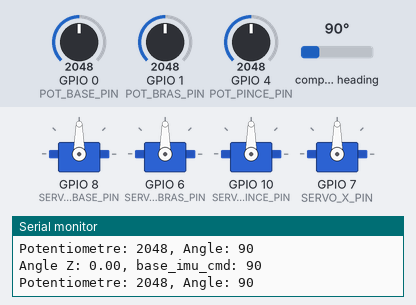
A sketch run on a simulated ESP32. Shown: 4 × servo, the last lines printed to the serial monitor. The inputs (shaded band) are chosen by the test bench; at power-on: GPIO 0 (POT_BASE_PIN) = 2048, GPIO 1 (POT_BRAS_PIN) = 2048, GPIO 4 (POT_PINCE_PIN) = 2048, compass heading 90°.

Above: at 3.7 s.
3.8 s: GPIO 0 (POT_BASE_PIN) set to 2866
At 4.5 s:
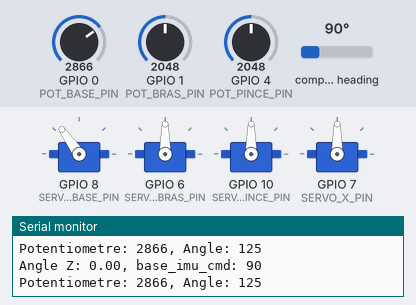
5.3 s: GPIO 1 (POT_BRAS_PIN) set to 2866
At 5.6 s:
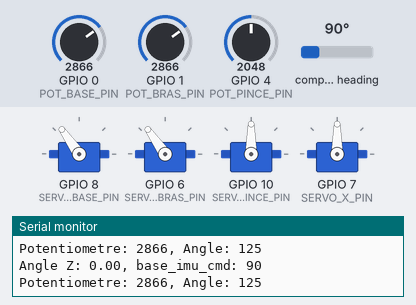
6.8 s: GPIO 4 (POT_PINCE_PIN) set to 2866
At 8.0 s:
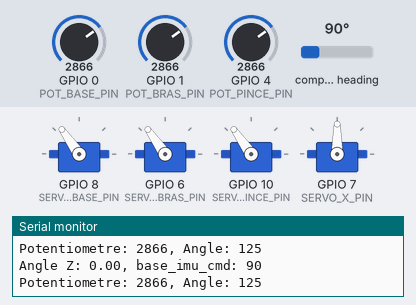
8.3 s: GPIO 0 (POT_BASE_PIN) set to 3972
At 9.2 s:
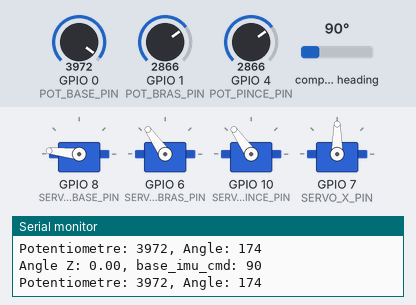
9.8 s: GPIO 1 (POT_BRAS_PIN) set to 3972
At 10.5 s:
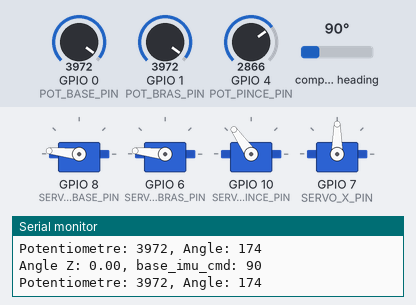
11.3 s: GPIO 4 (POT_PINCE_PIN) set to 3972
At 11.6 s:
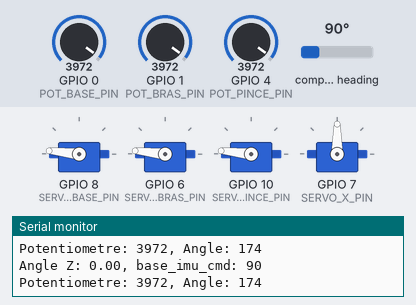
Timing chart, 0 to 13.8 s (numbered marks = the images above; inputs shaded):
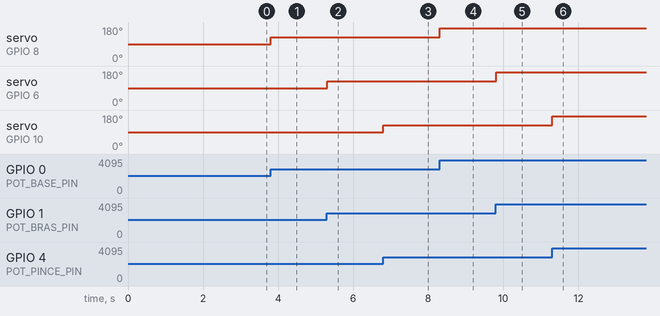

The sketch:

sketch_jul08c.ino
```cpp
// Ajout des bibliothèques de code nécessaire
#include <Arduino.h>
#include <ESP32Servo.h>
#include <Wire.h> // Bibliothèque de communication avec le IMU
#include <Adafruit_BNO055.h> // Bibliothèque du IMU
#define POT_BASE_PIN 0
#define POT_BRAS_PIN 1
#define POT_PINCE_PIN 4

#define SERVO_BASE_PIN 8
#define SERVO_BRAS_PIN 6
#define SERVO_PINCE_PIN 10

#define SERVO_X_PIN 7

// PINs de communication I2C
#define SDA_PIN 20
#define SCL_PIN 21

// Déclaration du capteur IMU
Adafruit_BNO055 bno(0, 0x28);

Servo XServo;
Servo BaseServo;
Servo BrasServo;
Servo PinceServo;

void setup() {
  Serial.begin(115200);
  delay(1000);

  // Initialisation de la communication avec le IMU
  Wire.begin(SDA_PIN, SCL_PIN);
  Wire.setClock(50000);
  delay(1000);

  // Démarer le capteur IMU
  bno.begin();
  delay(500);
  bno.setExtCrystalUse(true);

  pinMode(POT_BASE_PIN, INPUT);
  pinMode(POT_BRAS_PIN, INPUT);
  pinMode(POT_PINCE_PIN, INPUT);

  BaseServo.attach(SERVO_BASE_PIN);
  BrasServo.attach(SERVO_BRAS_PIN);
  PinceServo.attach(SERVO_PINCE_PIN);
  XServo.attach(SERVO_X_PIN);
}

void loop() {
  static uint32_t tImu = 0;
  int base_imu_cmd = 0;
  int pot1_cmd = 0;
  int pot2_cmd = 0;
  int pot3_cmd = 0;

  // Lecture de la valeur du capteur
  int pot1Value = analogRead(POT_BASE_PIN);
  int pot2Value = analogRead(POT_BRAS_PIN);
  int pot3Value = analogRead(POT_PINCE_PIN);


  // Régulation du temps pour le IMU
  if(millis() - tImu >= 100) {
    tImu = millis();

    // Lecture de l'angle
    imu::Quaternion quat = bno.getQuat();
    float angleZ = quat.toEuler().z() / PI * 180.0;

    // Assignation de la commande
    base_imu_cmd = map(angleZ, -180, 180, 0, 180);

    Serial.print("Angle Z: " + String(angleZ));
    Serial.println(", base_imu_cmd: " + String(base_imu_cmd));
    XServo.write(base_imu_cmd);

      pot1_cmd = map(pot1Value, 0, 4095, 0, 180);
  pot2_cmd = map(pot2Value, 0, 4095, 0, 180);
  pot3_cmd = map(pot3Value, 0, 4095, 0, 180);

  Serial.println("Potentiometre: " + String(pot1Value) + ", Angle: " + String(pot1_cmd));

  // Envoie de la commande moteur
  BaseServo.write(pot1_cmd);
  BrasServo.write(pot2_cmd);
  PinceServo.write(pot3_cmd);
  delay(50);
  }


}


/*
Mission supplémentaire : Contrôle complet avec l’IMU

Tu peux maintenant contrôler la base avec l’axe Z (droite-gauche) de l’IMU, mais
pourquoi s’arrêter là ? Ton objectif ultime est de remplacer les potentiomètres
de l’épaule et du coude par les angles X et Y de l’IMU (d’avant en arrière
ou sur le côté) !

Pour ce faire, tu devras :
1. Déclarer et attacher les moteurs de l’épaule et du coude (comme au Défi 1).
2. Extraire les angles ‘x‘ et ‘y‘ de l’IMU de la même manière que ‘z‘ (ex :
float angleX = quat.toEuler().x() / PI * 180.0;).
3. Envoyer ces angles à tes nouveaux moteurs !
*/
```

Measured:
- after the input at 3.8 s, servo on GPIO 8 (SERVO_BASE_PIN): 90° → 125° at once
- after the input at 5.3 s, servo on GPIO 6 (SERVO_BRAS_PIN): 90° → 125° at once
- after the input at 6.8 s, servo on GPIO 10 (SERVO_PINCE_PIN): 90° → 125° at once
- after the input at 8.3 s, servo on GPIO 8 (SERVO_BASE_PIN): 125° → 174° at once
- after the input at 9.8 s, servo on GPIO 6 (SERVO_BRAS_PIN): 125° → 174° at once
- after the input at 11.3 s, servo on GPIO 10 (SERVO_PINCE_PIN): 125° → 174° at once
